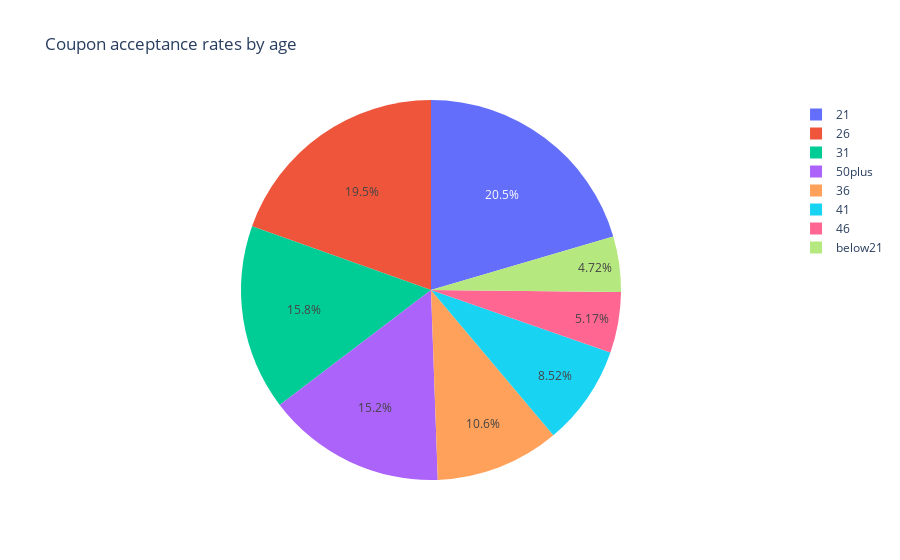

Notebook code cell kept with this figure:
### Code cell
# Pie chart to see the acceptance rate by age for Carryout & Take away coupons
fig_pie_carry_age = px.pie(data_carryaway, values="Y", names="age",title="Coupon acceptance rates by age")
fig_pie_carry_age.show()

### Figure 1 — Plotly figure (JSON) as saved in the notebook; plotly's stock layout.template omitted (floating-point values rounded to 4 significant figures; data arrays with more than 128 entries replaced by an {"elided": "..."} marker saying what was removed)
{"data": [{"domain": {"x": [0, 1], "y": [0, 1]}, "hovertemplate": "age=%{label}<br>Y=%{value}<extra></extra>", "labels": {"elided": "2393 str values"}, "legendgroup": "", "name": "", "showlegend": true, "type": "pie", "values": {"elided": "2393 int values"}}], "layout": {"autosize": true, "legend": {"tracegroupgap": 0}, "title": {"text": "Coupon acceptance rates by age"}}}
